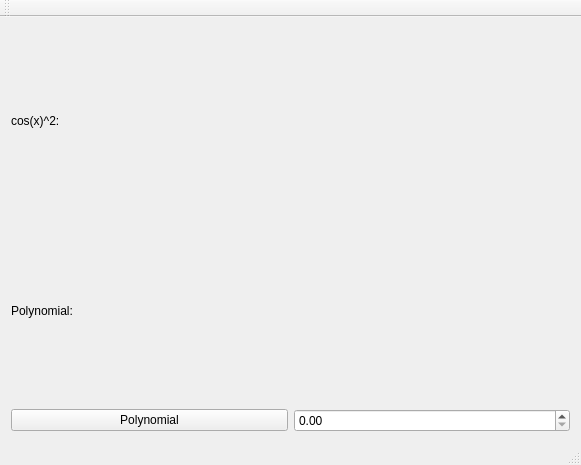
<?xml version="1.0" encoding="UTF-8"?>
<ui version="4.0">
 <class>MainWindow</class>
 <widget class="QMainWindow" name="MainWindow">
  <property name="geometry">
   <rect>
    <x>0</x>
    <y>0</y>
    <width>581</width>
    <height>465</height>
   </rect>
  </property>
  <property name="windowTitle">
   <string>MainWindow</string>
  </property>
  <widget class="QWidget" name="centralWidget">
   <layout class="QGridLayout" name="gridLayout_3">
    <item row="0" column="0">
     <layout class="QGridLayout" name="gridLayout_2">
      <item row="0" column="0">
       <layout class="QGridLayout" name="gridLayout">
        <item row="0" column="0">
         <widget class="QLabel" name="label">
          <property name="text">
           <string>cos(x)^2:</string>
          </property>
         </widget>
        </item>
        <item row="0" column="1">
         <widget class="QLabel" name="label_real_f">
          <property name="text">
           <string/>
          </property>
         </widget>
        </item>
        <item row="1" column="0">
         <widget class="QLabel" name="label_polynomial">
          <property name="text">
           <string>Polynomial:</string>
          </property>
         </widget>
        </item>
        <item row="1" column="1">
         <widget class="QLabel" name="label_polynomial_f">
          <property name="text">
           <string/>
          </property>
         </widget>
        </item>
       </layout>
      </item>
      <item row="1" column="0">
       <layout class="QHBoxLayout" name="horizontalLayout">
        <item>
         <widget class="QPushButton" name="pushButton_polynomial">
          <property name="text">
           <string>Polynomial</string>
          </property>
         </widget>
        </item>
        <item>
         <widget class="QDoubleSpinBox" name="doubleSpinBoxPol">
          <property name="maximum">
           <double>1.000000000000000</double>
          </property>
          <property name="singleStep">
           <double>0.050000000000000</double>
          </property>
         </widget>
        </item>
       </layout>
      </item>
     </layout>
    </item>
   </layout>
  </widget>
  <widget class="QMenuBar" name="menuBar">
   <property name="geometry">
    <rect>
     <x>0</x>
     <y>0</y>
     <width>581</width>
     <height>20</height>
    </rect>
   </property>
  </widget>
  <widget class="QToolBar" name="mainToolBar">
   <attribute name="toolBarArea">
    <enum>TopToolBarArea</enum>
   </attribute>
   <attribute name="toolBarBreak">
    <bool>false</bool>
   </attribute>
  </widget>
  <widget class="QStatusBar" name="statusBar"/>
 </widget>
 <layoutdefault spacing="6" margin="11"/>
 <resources/>
 <connections/>
</ui>
